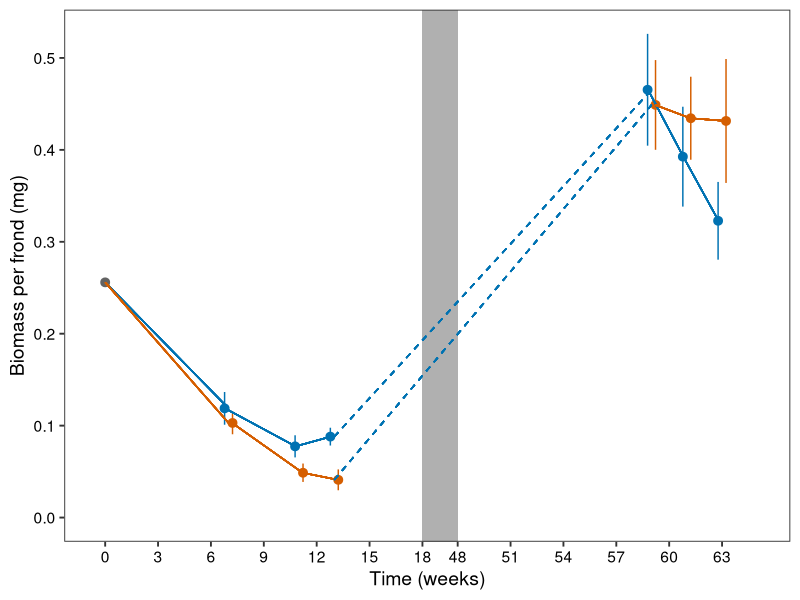
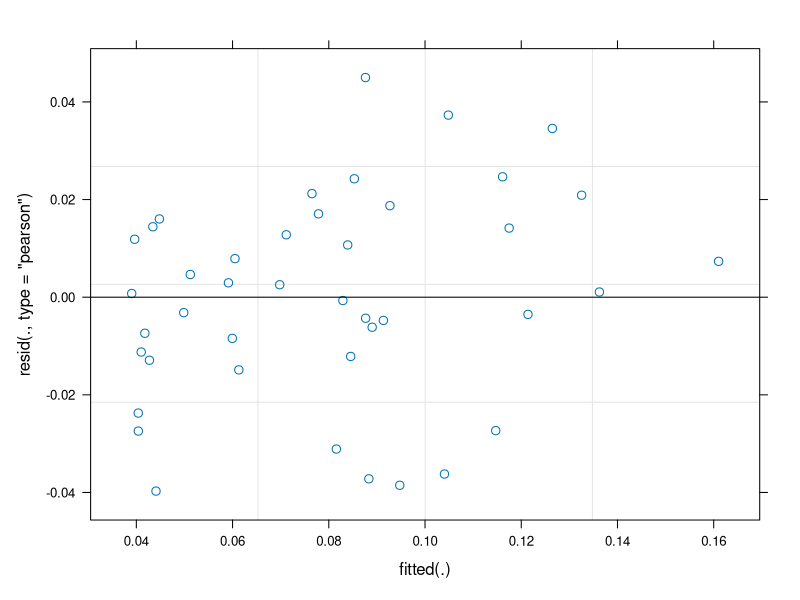
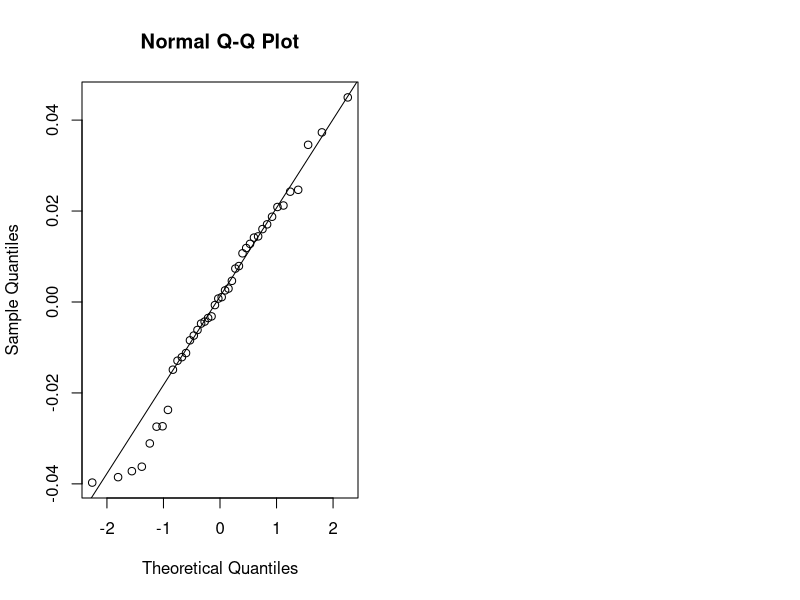
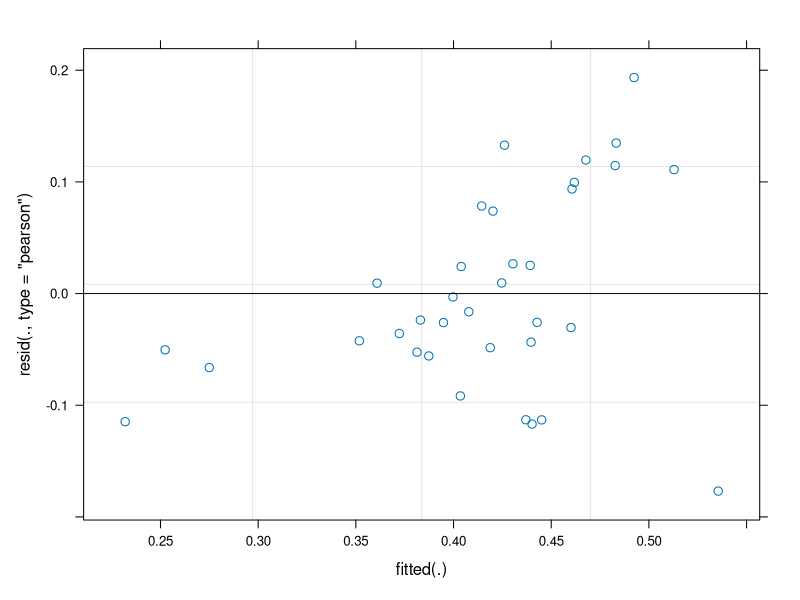
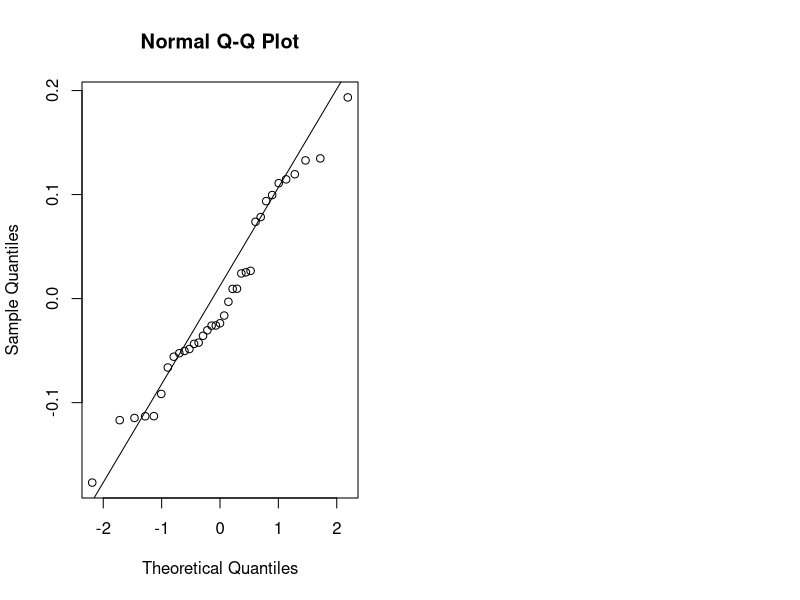
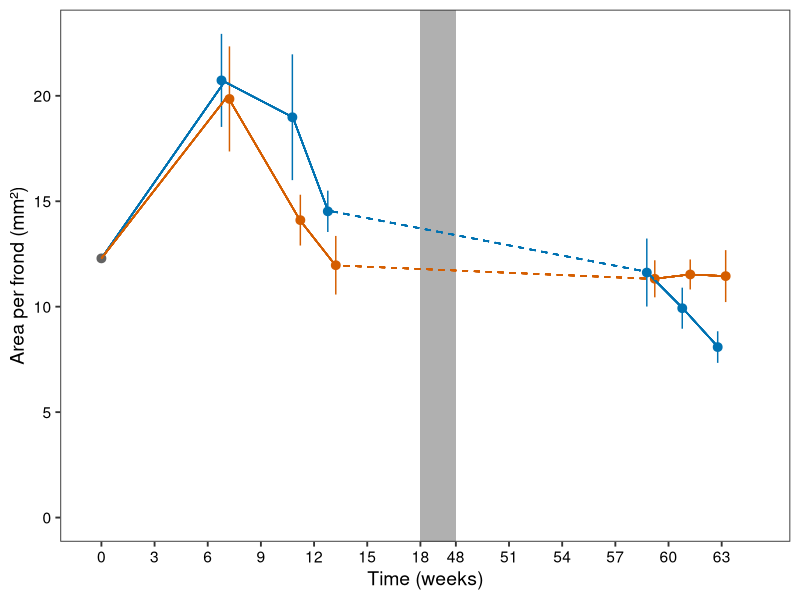
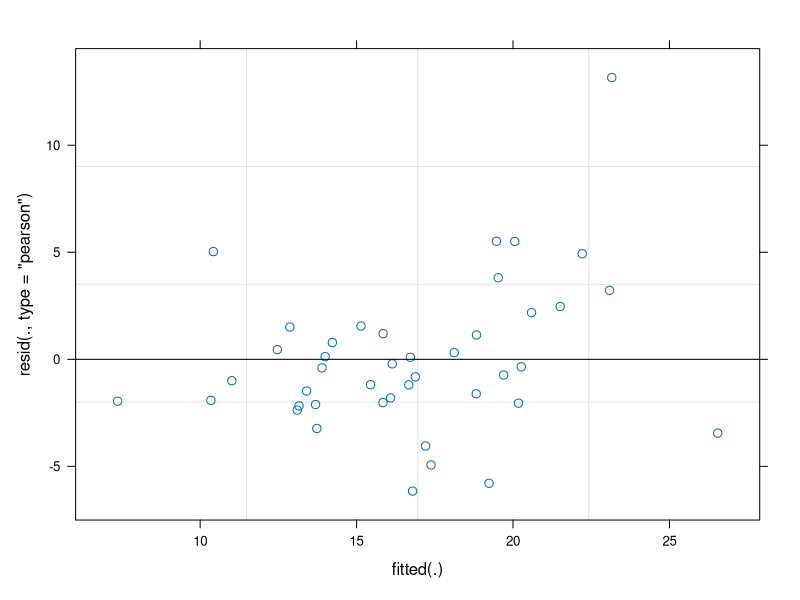
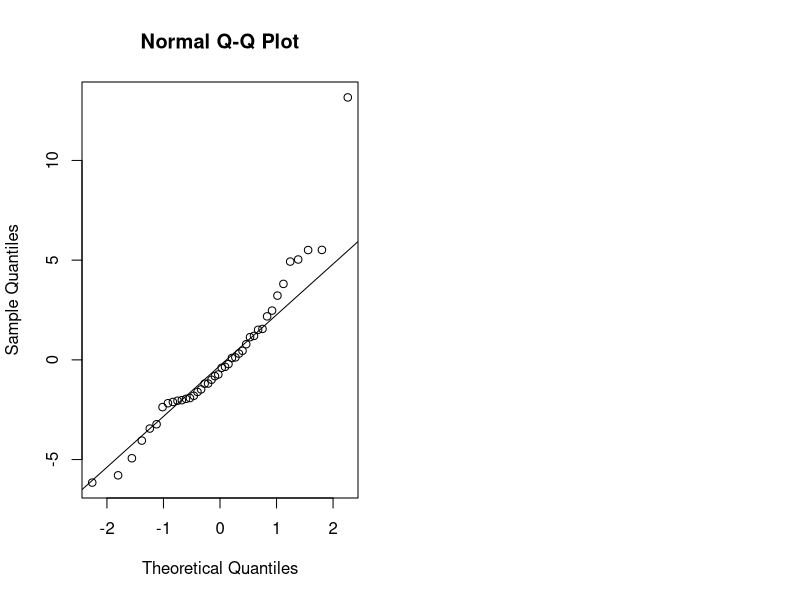

Source code (R) for these figures, in order:
## ---- chunk 1
library(dplyr)
library(ggplot2)
library(plotrix)   
library(lme4)
library(car)
## ---- chunk 2
df <- read.table("morphology_data.txt", sep = "\t", header = T)

mdata.plot <- df %>% group_by(year, timepoint, treatment) %>% dplyr::summarise(area_av = mean(area_fr),
                                                                        area_se = std.error(area_fr),
                                                                        weight_av = mean(biomass_fr),
                                                                        weight_se = std.error(biomass_fr))


transform_x <- function(x) {
  ifelse(x < 18, x,  # Normal spacing before 18
         ifelse(x >= 18 & x <= 48, 18 + (x - 18) / 15,  # Compression for 18-48
                18 + (48 - 18) / 15 + (x - 48) * 1))  # Smooth continuation after 48
}
## ---- chunk 3
pxS1A <- ggplot(mdata.plot, aes(x = transform_x(timepoint), y = weight_av, color = treatment)) +
  theme_bw(base_size = 14) +
  geom_pointrange(aes(ymin = weight_av - weight_se, ymax = weight_av + weight_se), position = position_dodge(0.9)) +
  theme(axis.title.x = element_text(color = "black"),
        axis.text.x = element_text(color = "black"),
        axis.text.y = element_text(color = "black"),
        axis.title.y = element_text(color = "black"),
        panel.grid = element_blank(),
        legend.position = "none",
        plot.title = element_text(hjust = 0.5)) +
  scale_color_manual(name = "Legend", values = c("#636363", "#0072B2", "#D55E00"),
                     labels = c("starting", "control", "herbivory"),
                     breaks = c("starting", "control", "herbivory")) +
  scale_x_continuous(
    breaks = transform_x(c(0, 3, 6, 9, 12, 15, 18, 48, 51, 54, 57, 60, 63)),  # Transform the breaks
    labels = c("0", "3", "6", "9", "12", "15", "18", "48", "51", "54", "57", "60", "63")  # Labels remain original
  ) +
  expand_limits(x = c(0, transform_x(65)), y = 0) +
  
  # Grey area for compressed section
  geom_rect(aes(xmin = transform_x(18), xmax = transform_x(48), ymin = -Inf, ymax = Inf), 
            fill = "#B0B0B0", color = "transparent", inherit.aes = FALSE) +
  
  # Add geom_segment layers
  geom_segment(data = mdata.plot,
               aes(x = transform_x(0), xend = transform_x(7),
                   y = weight_av[mdata.plot$treatment == "starting" & mdata.plot$timepoint == 0],
                   yend = weight_av[mdata.plot$treatment == "control" & mdata.plot$timepoint == 7]),
               color = "#0072B2") +
  
  geom_segment(data = mdata.plot,
               aes(x = transform_x(0), xend = transform_x(7),
                   y = weight_av[mdata.plot$treatment == "starting" & mdata.plot$timepoint == 0],
                   yend = weight_av[mdata.plot$treatment == "herbivory" & mdata.plot$timepoint == 7]),
               color = "#D55E00") +

  geom_segment(data = mdata.plot,
               aes(x = transform_x(7) - 0.2, xend = transform_x(11) - 0.2,
                   y = weight_av[treatment == "control" & timepoint == 7],
                   yend = weight_av[treatment == "control" & timepoint == 11]),
               color = "#0072B2") +
  geom_segment(data = mdata.plot,
               aes(x = transform_x(11) - 0.2, xend = transform_x(13) - 0.2,
                   y = weight_av[treatment == "control" & timepoint == 11],
                   yend = weight_av[treatment == "control" & timepoint == 13]),
               color = "#0072B2") +
  
  geom_segment(data = mdata.plot,
               aes(x = transform_x(7) + 0.2, xend = transform_x(11) + 0.2,
                   y = weight_av[treatment == "herbivory" & timepoint == 7],
                   yend = weight_av[treatment == "herbivory" & timepoint == 11]),
               color = "#D55E00") +
  geom_segment(data = mdata.plot,
               aes(x = transform_x(11) + 0.2, xend = transform_x(13) + 0.2,
                   y = weight_av[treatment == "herbivory" & timepoint == 11],
                   yend = weight_av[treatment == "herbivory" & timepoint == 13]),
               color = "#D55E00") +
  
  geom_segment(aes(x = transform_x(13), xend = transform_x(59),
                   y = weight_av[mdata.plot$treatment == "control" & mdata.plot$timepoint == 13],
                   yend = weight_av[mdata.plot$treatment == "control" & mdata.plot$timepoint == 59]),
               color = "#0072B2", linetype = "dashed") +
  
  geom_segment(aes(x = transform_x(13), xend = transform_x(59),
                   y = weight_av[mdata.plot$treatment == "herbivory" & mdata.plot$timepoint == 13],
                   yend = weight_av[mdata.plot$treatment == "herbivory" & mdata.plot$timepoint == 59]),
               color = "#0072B2", linetype = "dashed") +
  
  geom_segment(data = mdata.plot,
               aes(x = transform_x(59) - 0.2, xend = transform_x(61) - 0.2,
                   y = weight_av[treatment == "control" & timepoint == 59],
                   yend = weight_av[treatment == "control" & timepoint == 61]),
               color = "#0072B2") +
  geom_segment(data = mdata.plot,
               aes(x = transform_x(61) - 0.2, xend = transform_x(63) - 0.2,
                   y = weight_av[treatment == "control" & timepoint == 61],
                   yend = weight_av[treatment == "control" & timepoint == 63]),
               color = "#0072B2") +
  
  geom_segment(data = mdata.plot,
               aes(x = transform_x(59) + 0.2, xend = transform_x(61) + 0.2,
                   y = weight_av[treatment == "herbivory" & timepoint == 59],
                   yend = weight_av[treatment == "herbivory" & timepoint == 61]),
               color = "#D55E00") +
  geom_segment(data = mdata.plot,
               aes(x = transform_x(61) + 0.2, xend = transform_x(63) + 0.2,
                   y = weight_av[treatment == "herbivory" & timepoint == 61],
                   yend = weight_av[treatment == "herbivory" & timepoint == 63]),
               color = "#D55E00") +
  
  labs(x = "Time (weeks)",
       y = "Biomass per frond (mg)")

pxS1A
## ---- chunk 4
df1 <- df %>%
  filter(timepoint %in% c(7, 11, 13))

model <- lmer(biomass_fr ~ treatment + (1|timepoint)+ (1|pond), data = df1)
Anova(model,test="F")
par(mfrow = c(1, 2))
plot(model)                   
qqnorm(resid(model))           
qqline(resid(model))
par(mfrow = c(1, 1))

df2 <- df %>%
  filter(timepoint %in% c(59, 61, 63))

model <- lmer(biomass_fr ~ treatment + (1|timepoint)+ (1|pond), data = df2)
Anova(model,test="F")
par(mfrow = c(1, 2))
plot(model)                   
qqnorm(resid(model))           
qqline(resid(model))
par(mfrow = c(1, 1))
## ---- chunk 5
pxS1B <- ggplot(mdata.plot, aes(x = transform_x(timepoint), y = area_av, color = treatment)) +
  theme_bw(base_size = 14) +
  geom_pointrange(aes(ymin = area_av - area_se, ymax = area_av + area_se), position = position_dodge(0.9)) +
  theme(axis.title.x = element_text(color = "black"),
        axis.text.x = element_text(color = "black"),
        axis.text.y = element_text(color = "black"),
        axis.title.y = element_text(color = "black"),
        panel.grid = element_blank(),
        legend.position = "none",
        plot.title = element_text(hjust = 0.5)) +
  scale_color_manual(name = "Legend", values = c("#636363", "#0072B2", "#D55E00"),
                     labels = c("starting", "control", "herbivory"),
                     breaks = c("starting", "control", "herbivory")) +
  scale_x_continuous(
    breaks = transform_x(c(0, 3, 6, 9, 12, 15, 18, 48, 51, 54, 57, 60, 63)),  # Transform the breaks
    labels = c("0", "3", "6", "9", "12", "15", "18", "48", "51", "54", "57", "60", "63")  # Labels remain original
  ) +
  expand_limits(x = c(0, transform_x(65)), y = 0) +
  
  # Grey area for compressed section
  geom_rect(aes(xmin = transform_x(18), xmax = transform_x(48), ymin = -Inf, ymax = Inf), 
            fill = "#B0B0B0", color = "transparent", inherit.aes = FALSE) +
  
  # Add geom_segment layers
  
  geom_segment(aes(x = transform_x(0), xend = transform_x(7),
                   y = area_av[mdata.plot$treatment == "starting" & mdata.plot$timepoint == 0],
                   yend = area_av[mdata.plot$treatment == "control" & mdata.plot$timepoint == 7]),
               color = "#0072B2") +
  
  geom_segment(aes(x = transform_x(0), xend = transform_x(7),
                   y = area_av[mdata.plot$treatment == "starting" & mdata.plot$timepoint == 0],
                   yend = area_av[mdata.plot$treatment == "herbivory" & mdata.plot$timepoint == 7]),
               color = "#D55E00") +
  
  geom_segment(data = mdata.plot,
               aes(x = transform_x(7) - 0.2, xend = transform_x(11) - 0.2,
                   y = area_av[treatment == "control" & timepoint == 7],
                   yend = area_av[treatment == "control" & timepoint == 11]),
               color = "#0072B2") +
  geom_segment(data = mdata.plot,
               aes(x = transform_x(11) - 0.2, xend = transform_x(13) - 0.2,
                   y = area_av[treatment == "control" & timepoint == 11],
                   yend = area_av[treatment == "control" & timepoint == 13]),
               color = "#0072B2") +
  
  geom_segment(data = mdata.plot,
               aes(x = transform_x(7) + 0.2, xend = transform_x(11) + 0.2,
                   y = area_av[treatment == "herbivory" & timepoint == 7],
                   yend = area_av[treatment == "herbivory" & timepoint == 11]),
               color = "#D55E00") +
  geom_segment(data = mdata.plot,
               aes(x = transform_x(11) + 0.2, xend = transform_x(13) + 0.2,
                   y = area_av[treatment == "herbivory" & timepoint == 11],
                   yend = area_av[treatment == "herbivory" & timepoint == 13]),
               color = "#D55E00") +
  
  geom_segment(aes(x = transform_x(13), xend = transform_x(59),
                   y = area_av[mdata.plot$treatment == "control" & mdata.plot$timepoint == 13],
                   yend = area_av[mdata.plot$treatment == "control" & mdata.plot$timepoint == 59]),
               color = "#0072B2", linetype = "dashed") +
  
  geom_segment(aes(x = transform_x(13), xend = transform_x(59),
                   y = area_av[mdata.plot$treatment == "herbivory" & mdata.plot$timepoint == 13],
                   yend = area_av[mdata.plot$treatment == "herbivory" & mdata.plot$timepoint == 59]),
               color = "#D55E00", linetype = "dashed") +
  
  geom_segment(data = mdata.plot,
               aes(x = transform_x(59) - 0.2, xend = transform_x(61) - 0.2,
                   y = area_av[treatment == "control" & timepoint == 59],
                   yend = area_av[treatment == "control" & timepoint == 61]),
               color = "#0072B2") +
  geom_segment(data = mdata.plot,
               aes(x = transform_x(61) - 0.2, xend = transform_x(63) - 0.2,
                   y = area_av[treatment == "control" & timepoint == 61],
                   yend = area_av[treatment == "control" & timepoint == 63]),
               color = "#0072B2") +
  
  geom_segment(data = mdata.plot,
               aes(x = transform_x(59) + 0.2, xend = transform_x(61) + 0.2,
                   y = area_av[treatment == "herbivory" & timepoint == 59],
                   yend = area_av[treatment == "herbivory" & timepoint == 61]),
               color = "#D55E00") +
  geom_segment(data = mdata.plot,
               aes(x = transform_x(61) + 0.2, xend = transform_x(63) + 0.2,
                   y = area_av[treatment == "herbivory" & timepoint == 61],
                   yend = area_av[treatment == "herbivory" & timepoint == 63]),
               color = "#D55E00") +
  
  labs(x = "Time (weeks)",
       y = "Area per frond (mm²)")

pxS1B
## ---- chunk 6

df1 <- df %>%
  filter(timepoint %in% c(7, 11, 13))

model <- lmer(area_fr ~ treatment + (1|timepoint) + (1|pond), data = df1)
Anova(model,test="F")
par(mfrow = c(1, 2))
plot(model)                   
qqnorm(resid(model))           
qqline(resid(model))
par(mfrow = c(1, 1))


df2 <- df %>%
  filter(timepoint %in% c(59, 61, 63))

model <- lmer(area_fr ~ treatment + (1|timepoint) + (1|pond), data = df2)
Anova(model,test="F")
par(mfrow = c(1, 2))
plot(model)                   
qqnorm(resid(model))           
qqline(resid(model))
par(mfrow = c(1, 1))
